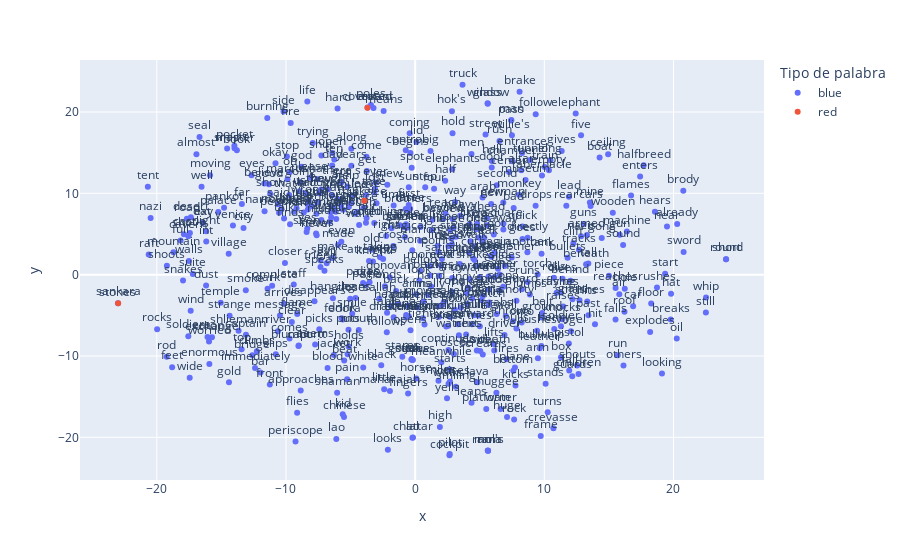

Source (notebook cell):
### Markdown cell above
## Visualizar agrupación de vectores

### Code cell
vecs, labels = reduce_dimensions(w2v_model)

MAX_WORDS=500
plot_embeddings(w2v_model, vecs, labels, MAX_WORDS, highlight_words=["grail","ark","sankara"])

### Figure 1 — Plotly figure (JSON) as saved in the notebook; plotly's stock layout.template omitted (floating-point values rounded to 4 significant figures; data arrays with more than 128 entries replaced by an {"elided": "..."} marker saying what was removed)
{"data": [{"hovertemplate": "Tipo de palabra=blue<br>x=%{x}<br>y=%{y}<br>text=%{text}<extra></extra>", "legendgroup": "blue", "marker": {"color": "#636efa", "symbol": "circle"}, "mode": "markers+text", "name": "blue", "orientation": "v", "showlegend": true, "text": {"elided": "497 str values"}, "textposition": "top center", "type": "scatter", "x": {"elided": "497 float values"}, "xaxis": "x", "y": {"elided": "497 float values"}, "yaxis": "y"}, {"hovertemplate": "Tipo de palabra=red<br>x=%{x}<br>y=%{y}<br>text=%{text}<extra></extra>", "legendgroup": "red", "marker": {"color": "#EF553B", "symbol": "circle"}, "mode": "markers+text", "name": "red", "orientation": "v", "showlegend": true, "text": ["sankara", "grail", "ark"], "textposition": "top center", "type": "scatter", "x": [-22.99, -3.941, -3.697], "xaxis": "x", "y": [-3.512, 9.09, 20.52], "yaxis": "y"}], "layout": {"legend": {"title": {"text": "Tipo de palabra"}, "tracegroupgap": 0}, "margin": {"t": 60}, "xaxis": {"anchor": "y", "domain": [0, 1], "title": {"text": "x"}}, "yaxis": {"anchor": "x", "domain": [0, 1], "title": {"text": "y"}}}}
